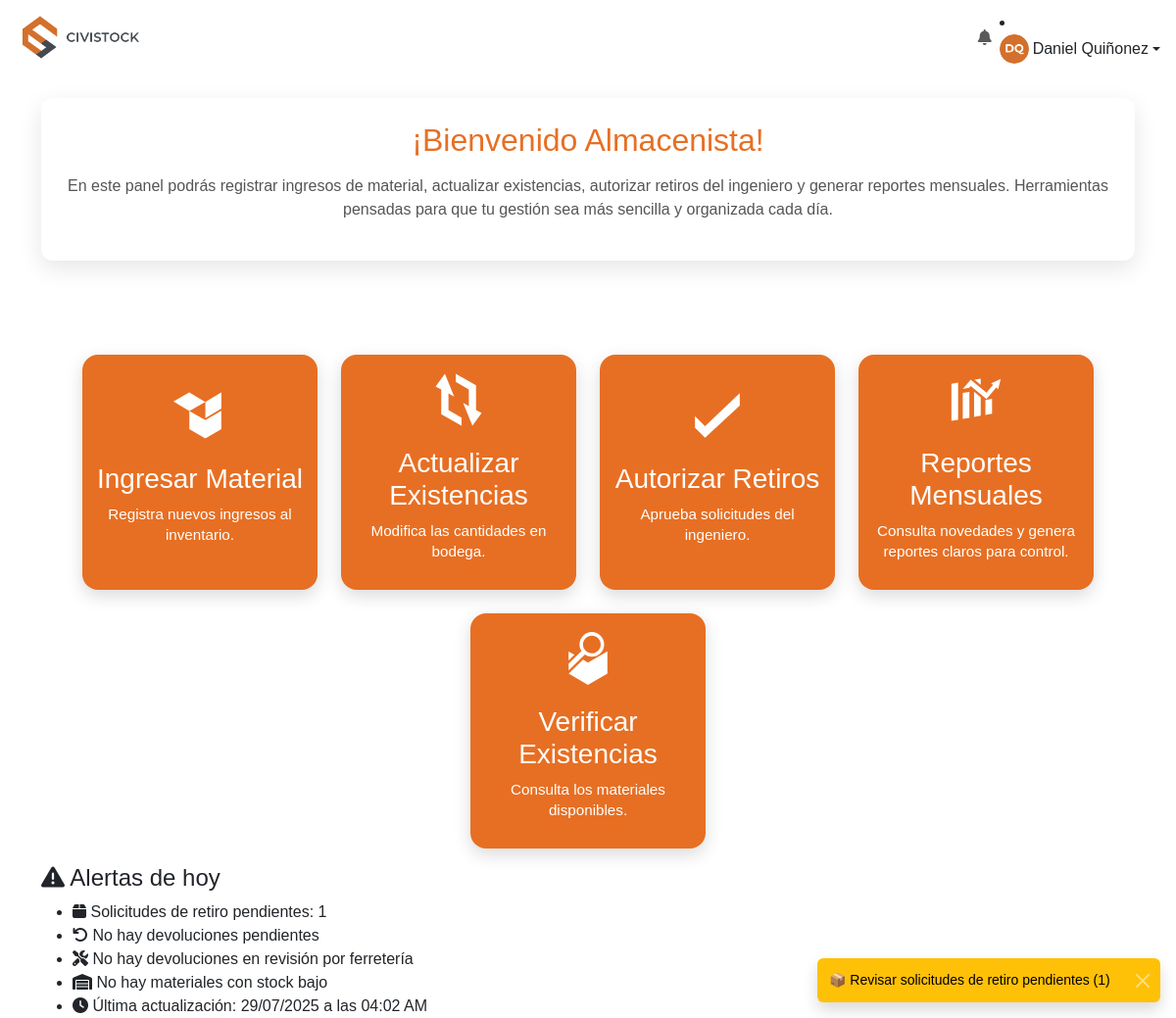
Screenshot of /almacenista/dashboard (signed in) with the database file from the repository.
### models.py (models this page shows, shortened)
class User(db.Model):
    __tablename__ = 'user'
    id = db.Column(db.Integer, primary_key=True)
    username = db.Column(db.String(80), unique=True, nullable=False)
    nombre = db.Column(db.String(120), nullable=False)
    password = db.Column(db.String(200), nullable=False)
    rol = db.Column(db.String(20), nullable=False)
    foto = db.Column(db.String(120), nullable=True, default='default.jpg')

### almacenista_routes.py (the view)
    def wrapper(*args, **kwargs):
        if 'user_role' not in session or session['user_role'] != 'ALMACENISTA':
            flash('Acceso no autorizado.', 'error')
            return redirect(url_for('home'))
        return func(*args, **kwargs)

### almacenista_routes.py (called while the page is built)
def almacenista_required(func):
    def wrapper(*args, **kwargs):
        if 'user_role' not in session or session['user_role'] != 'ALMACENISTA':
            flash('Acceso no autorizado.', 'error')
            return redirect(url_for('home'))
        return func(*args, **kwargs)
    wrapper.__name__ = func.__name__
    return wrapper

def sync_user_session():
    user = User.query.filter_by(username=session.get('user')).first()
    if user:
        session['user_name'] = user.nombre
        session['user_photo'] = user.foto
        session['user_id'] = user.id

@almacenista_bp.route('/dashboard')
@almacenista_required
def dashboard():
    sync_user_session()
    datos = obtener_alertas_almacenista()
    return render_template('Almacenista/dashboard_almacenista.html', **datos)

### utils.py (called while the page is built)
def fecha_y_hora_colombia(fecha_utc):
    if not fecha_utc:
        return {"fecha": "-", "hora": "-"}
    zona_col = pytz.timezone('America/Bogota')
    if fecha_utc.tzinfo is None:
        fecha_utc = pytz.utc.localize(fecha_utc)
    fecha_local = fecha_utc.astimezone(zona_col)
    return {
        "fecha": fecha_local.strftime("%d/%m/%Y"),
        "hora": fecha_local.strftime("%I:%M %p")
    }

def obtener_materiales_bajo_stock():
    return Material.query.filter(Material.stock <= Material.stock_minimo).all()

### templates/Almacenista/dashboard_almacenista.html (shortened to what this page needs)
{% extends "base.html" %}
{% block content %}
<div class="welcome-text">
  <h2>¡Bienvenido Almacenista!</h2>
  <p>
    En este panel podrás registrar ingresos de material, actualizar existencias,
    autorizar retiros del ingeniero y generar reportes mensuales. Herramientas
    pensadas para que tu gestión sea más sencilla y organizada cada día.
  </p>
</div>
<div class="cards-container">
  <a href="{{ url_for('almacenista.materiales') }}" class="dashboard-card">
    <div class="card-icon">
      <img src="{{ url_for('static', filename='ingresar.svg') }}" alt="Icono Ingresar">
    </div>
    <h3>Ingresar Material</h3>
    <p>Registra nuevos ingresos al inventario.</p>
  </a>
  <a href="{{ url_for('almacenista.actualizar_existencias') }}" class="dashboard-card">
    <div class="card-icon">
      <img src="{{ url_for('static', filename='actualizar.svg') }}" alt="Icono Actualizar">
    </div>
    <h3>Actualizar Existencias</h3>
    <p>Modifica las cantidades en bodega.</p>
  </a>
  <a href="{{ url_for('almacenista.retiros_pendientes') }}" class="dashboard-card">
    <div class="card-icon">
      <img src="{{ url_for('static', filename='autorizar.svg') }}" alt="Icono Autorizar">
    </div>
    <h3>Autorizar Retiros</h3>
    <p>Aprueba solicitudes del ingeniero.</p>
  </a>
  <a href="{{ url_for('almacenista.reportes') }}" class="dashboard-card">
    <div class="card-icon">
      <img src="{{ url_for('static', filename='reportes.svg') }}" alt="Icono Reportes">
    </div>
    <h3>Reportes Mensuales</h3>
    <p>Consulta novedades y genera reportes claros para control.</p>
  </a>
  <a href="{{ url_for('almacenista.existencias') }}" class="dashboard-card">
    <div class="card-icon">
      <img src="{{ url_for('static', filename='existencias.svg') }}" alt="Icono Existencias">
    </div>
    <h3>Verificar Existencias</h3>
    <p>Consulta los materiales disponibles.</p>
  </a>
</div>
<div id="panel-alertas">
  {% include 'Almacenista/componentes/_fragmento_panel_alertas.html' %}
</div>
{% endblock %}

### templates/base.html (shortened to what this page needs)
<!DOCTYPE html>
<html lang="es">
<head>
    <link href="https://cdn.jsdelivr.net/npm/bootstrap@5.3.0/dist/css/bootstrap.min.css" rel="stylesheet">
    <link href="https://cdnjs.cloudflare.com/ajax/libs/font-awesome/6.5.0/css/all.min.css" rel="stylesheet">
    <link rel="stylesheet" href="{{ url_for('static', filename='style.css') }}">
</head>
<body>
    <nav class="navbar navbar-expand-lg navbar-white bg-white px-3">
        <a class="navbar-brand" href="{{ url_for(user_role.lower() + '.dashboard') }}">
            <img src="{{ url_for('static', filename='civistockresponsive.png') }}" alt="Logo" height="50">
        </a>
        <div class="collapse navbar-collapse" id="menuNav">
<ul class="navbar-nav">
    <li class="nav-item dropdown">
        <a class="nav-link position-relative" href="#" id="notifDropdown" role="button" data-bs-toggle="dropdown" aria-expanded="false">
            <i class="fas fa-bell"></i>
        </a>
    </li>
</ul>
                <li class="nav-item dropdown">
                    <a class="nav-link dropdown-toggle d-flex align-items-center" href="#" role="button" data-bs-toggle="dropdown">
                        <img src="{{ url_for('static', filename='uploads/' + (user_photo or 'default.jpg')) }}" alt="Foto" width="30" height="30" class="rounded-circle me-1">
                        {{ user_name }}
                    </a>
                </li>
        </div>
    </nav>
    <div class="container my-4">
        {% block content %}{% endblock %}
    </div>
{% block scripts %}
<div class="toast-container position-fixed bottom-0 end-0 p-3" style="z-index: 1100;"></div>
{% endblock %}

### static/style.css (style rules this page uses)
body, html { margin: 0; padding: 0; height: 100%; font-family: 'Montserrat', sans-serif; }
.welcome-text { background-color: #ffffff; padding: 1.5rem; border-radius: 12px; box-shadow: 0 8px 24px rgba(0,0,0,0.1); text-align: center; margin-bottom: 5rem; }
.welcome-text h2 { color: #e76f23; margin-bottom: 1rem; }
.welcome-text p { color: #555; line-height: 1.5; }
.cards-container { display: flex; flex-wrap: wrap; justify-content: center; gap: 1.5rem; padding: 1rem 0; }
.dashboard-card { background-color: #e76f23; border-radius: 16px; width: 240px; height: 240px; display: flex; flex-direction: column; align-items: center; justify-content: center; text-align: center; text-decoration: none; color: #fff; box-shadow: 0 6px 18px rgba(0,0,0,0.15); transition: transform 0.3s ease, box-shadow 0.3s ease; }
.dashboard-card h3 { color: #fff; margin-top: 1rem; margin-bottom: 0.5rem; }
.dashboard-card p { color: #fff; font-size: 0.95rem; line-height: 1.4; padding: 0 10px; }
.card-icon img { width: 64px; height: 64px; filter: brightness(0) invert(1); }

### rows the page displays
User: foto (picture), nombre "Daniel Quiñonez"

### other values shown
{{ pendientes_retiro }} "1"
{{ ultima_fecha.fecha }} "29/07/2025"
{{ ultima_fecha.hora }} "04:02 AM"
